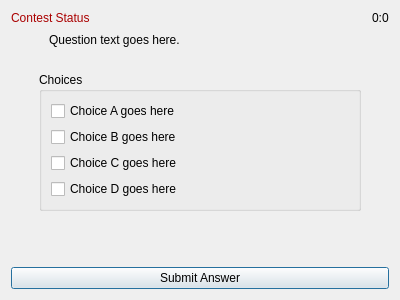
<?xml version="1.0" encoding="UTF-8"?>
<ui version="4.0">
 <class>finalsChoice_dlg</class>
 <widget class="QDialog" name="finalsChoice_dlg">
  <property name="geometry">
   <rect>
    <x>0</x>
    <y>0</y>
    <width>400</width>
    <height>300</height>
   </rect>
  </property>
  <property name="windowTitle">
   <string>Final Round</string>
  </property>
  <layout class="QGridLayout" name="gridLayout">
   <item row="0" column="0" colspan="2">
    <widget class="QLabel" name="status_lbl">
     <property name="palette">
      <palette>
       <active>
        <colorrole role="WindowText">
         <brush brushstyle="SolidPattern">
          <color alpha="255">
           <red>170</red>
           <green>0</green>
           <blue>0</blue>
          </color>
         </brush>
        </colorrole>
       </active>
       <inactive>
        <colorrole role="WindowText">
         <brush brushstyle="SolidPattern">
          <color alpha="255">
           <red>170</red>
           <green>0</green>
           <blue>0</blue>
          </color>
         </brush>
        </colorrole>
       </inactive>
       <disabled>
        <colorrole role="WindowText">
         <brush brushstyle="SolidPattern">
          <color alpha="255">
           <red>120</red>
           <green>120</green>
           <blue>120</blue>
          </color>
         </brush>
        </colorrole>
       </disabled>
      </palette>
     </property>
     <property name="text">
      <string>Contest Status</string>
     </property>
    </widget>
   </item>
   <item row="0" column="4">
    <widget class="QLabel" name="time_lbl">
     <property name="sizePolicy">
      <sizepolicy hsizetype="Fixed" vsizetype="Preferred">
       <horstretch>0</horstretch>
       <verstretch>0</verstretch>
      </sizepolicy>
     </property>
     <property name="text">
      <string>0:0</string>
     </property>
    </widget>
   </item>
   <item row="1" column="0" colspan="5">
    <layout class="QHBoxLayout" name="horizontalLayout_3">
     <item>
      <spacer name="horizontalSpacer_3">
       <property name="orientation">
        <enum>Qt::Horizontal</enum>
       </property>
       <property name="sizeType">
        <enum>QSizePolicy::Fixed</enum>
       </property>
       <property name="sizeHint" stdset="0">
        <size>
         <width>38</width>
         <height>17</height>
        </size>
       </property>
      </spacer>
     </item>
     <item>
      <widget class="QLabel" name="question_lbl">
       <property name="text">
        <string>Question text goes here.</string>
       </property>
      </widget>
     </item>
    </layout>
   </item>
   <item row="2" column="0" colspan="5">
    <spacer name="verticalSpacer_3">
     <property name="orientation">
      <enum>Qt::Vertical</enum>
     </property>
     <property name="sizeType">
      <enum>QSizePolicy::Fixed</enum>
     </property>
     <property name="sizeHint" stdset="0">
      <size>
       <width>21</width>
       <height>18</height>
      </size>
     </property>
    </spacer>
   </item>
   <item row="6" column="0" colspan="5">
    <widget class="QPushButton" name="submit_btn">
     <property name="text">
      <string>Submit Answer</string>
     </property>
    </widget>
   </item>
   <item row="4" column="0" colspan="5">
    <layout class="QHBoxLayout" name="horizontalLayout_2">
     <item>
      <spacer name="horizontalSpacer_2">
       <property name="orientation">
        <enum>Qt::Horizontal</enum>
       </property>
       <property name="sizeType">
        <enum>QSizePolicy::Fixed</enum>
       </property>
       <property name="sizeHint" stdset="0">
        <size>
         <width>28</width>
         <height>20</height>
        </size>
       </property>
      </spacer>
     </item>
     <item>
      <layout class="QVBoxLayout" name="verticalLayout">
       <item>
        <widget class="QGroupBox" name="choicesgroup">
         <property name="title">
          <string>Choices</string>
         </property>
         <layout class="QVBoxLayout" name="verticalLayout_2">
          <item>
           <widget class="QCheckBox" name="a_choice">
            <property name="text">
             <string>Choice A goes here</string>
            </property>
           </widget>
          </item>
          <item>
           <widget class="QCheckBox" name="b_choice">
            <property name="text">
             <string>Choice B goes here</string>
            </property>
           </widget>
          </item>
          <item>
           <widget class="QCheckBox" name="c_choice">
            <property name="text">
             <string>Choice C goes here</string>
            </property>
           </widget>
          </item>
          <item>
           <widget class="QCheckBox" name="d_choice">
            <property name="text">
             <string>Choice D goes here</string>
            </property>
           </widget>
          </item>
         </layout>
        </widget>
       </item>
      </layout>
     </item>
     <item>
      <spacer name="horizontalSpacer">
       <property name="orientation">
        <enum>Qt::Horizontal</enum>
       </property>
       <property name="sizeType">
        <enum>QSizePolicy::Fixed</enum>
       </property>
       <property name="sizeHint" stdset="0">
        <size>
         <width>28</width>
         <height>20</height>
        </size>
       </property>
      </spacer>
     </item>
    </layout>
   </item>
   <item row="5" column="0" colspan="5">
    <spacer name="verticalSpacer">
     <property name="orientation">
      <enum>Qt::Vertical</enum>
     </property>
     <property name="sizeHint" stdset="0">
      <size>
       <width>20</width>
       <height>40</height>
      </size>
     </property>
    </spacer>
   </item>
  </layout>
 </widget>
 <resources/>
 <connections/>
</ui>
